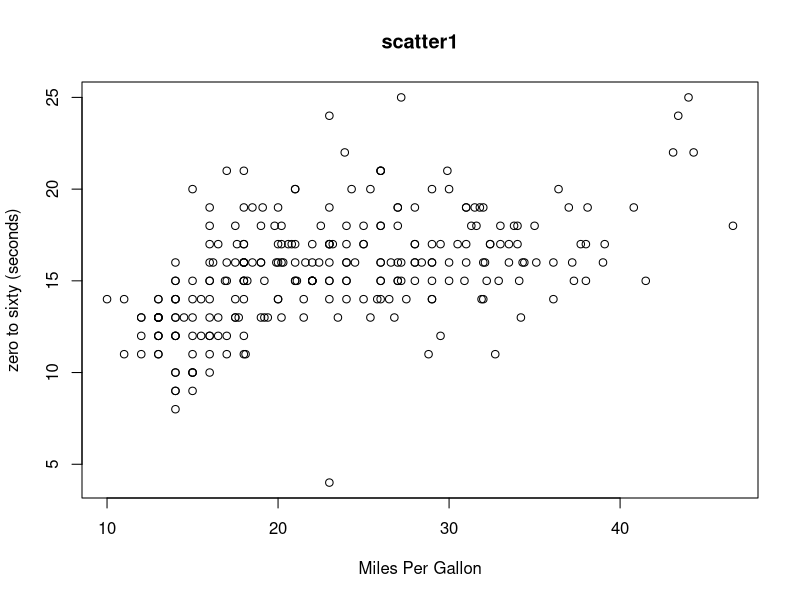
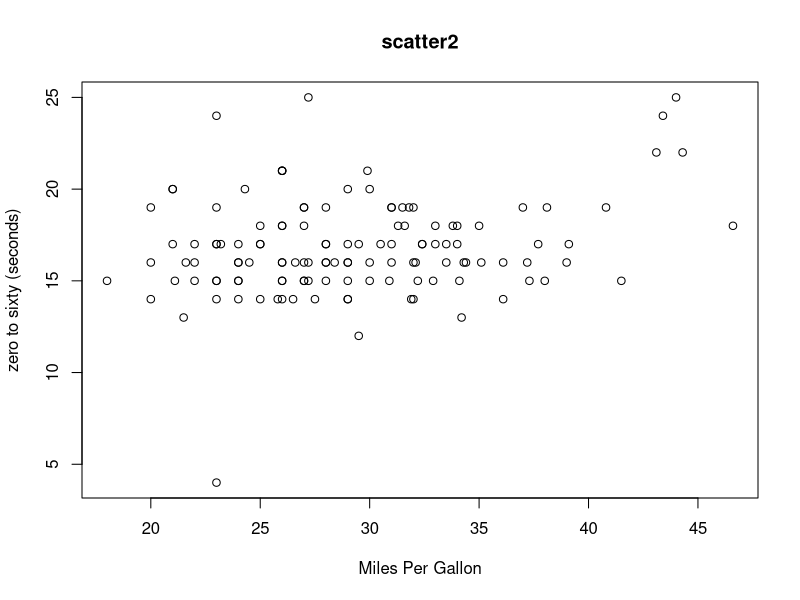
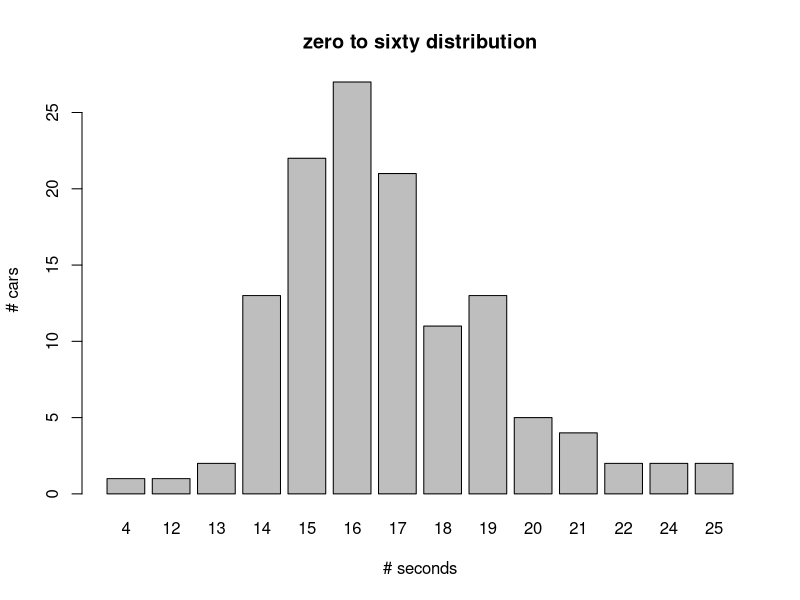
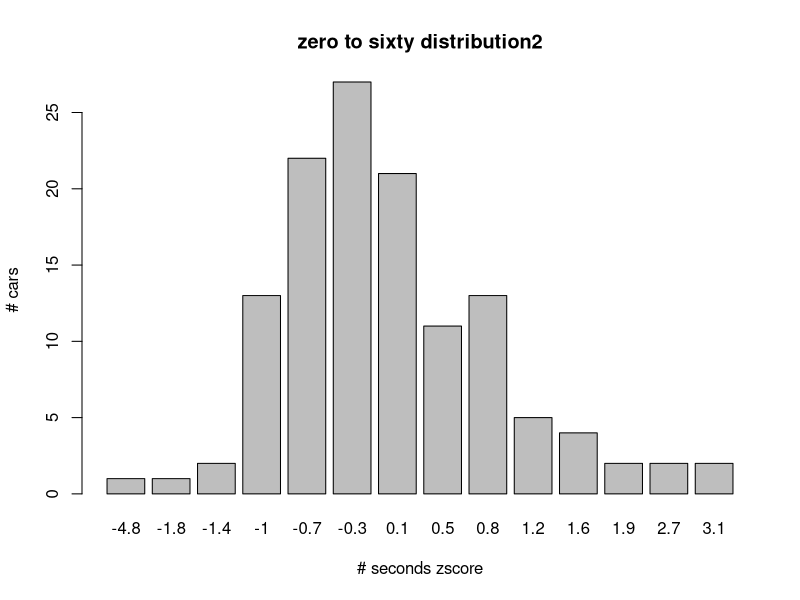

Write the R code that produced these figures, in order.

getwd()

setwd('C:\\Users\\AFMS\\r\\rn\\rw\\dm1\\lecture\\02')
getwd()

## Read in a file
mydata=read.csv("cars1bad.csv",header=TRUE,sep=",")
dim(mydata)
## 262 rows by 8 columns
## let's look at the first few rows
head(mydata)

mydata$cylinders

mydata$brand

head(list(cyl=mydata$cylinders,brand=mydata$brand))

#let's get some summary data via aggregate
aggregate(mydata$cylinders,list(cyl=mydata$cylinders,brand=mydata$brand),length)


# we see a couple of problems. There is one entry in France that should be mapped to Europe 
# and one USA that should be mapped to US.
# Also there is an NA for an entry.Let's see if we can figure out what value should be there.
  
# First let's replace France. with Europe.
which(mydata$brand=='France.')
mydata$brand[1]
#there seems to be a leading space
which(mydata$brand==' France.')
#we could just replace mydata$brand[2] but we can be slick
mydata$brand[which(mydata$brand==' France.')]<-' Europe.'
mydata$brand[which(mydata$brand==' USA.')]<-' US.'

aggregate(mydata$cylinders,list(cyl=mydata$cylinders,brand=mydata$brand),length)

#Now let's deal with the NA
which(is.na(mydata$cylinders))
#that didn't work
mode(mydata$cylinders)
mydata$cylinders<- as.integer(as.character(mydata$cylinders))
which(is.na(mydata$cylinders))
mydata[244,]
#400 cubic inches is a V8 for sure.
mydata$cylinders[244]<-8
aggregate(mydata$cylinders,list(cyl=mydata$cylinders,brand=mydata$brand),length)

# this suggests that only US manufacturers had 8 cylinder motors in the 70s and 80s.

# Next we would like to look at the mean of each column, but we can't take a mean 
# of 'brand' so we will have to do something to remove that column from the mean.

# we saw before that we can get a subset with c()
vars <- c("MPG","cylinders","cubicInches","horsepower","weightLbs","timeToSixty")
newData <-mydata[vars]
head(newData)

aggregate(newData,list(mydata$brand,mydata$cylinders),mean)

# This suggests the US had the weakest 6 cylinder engines and some very heavy cars
# let's do some sorting
  

sort1 <- mydata[order(mydata$MPG), ]
head(sort1)
tail(sort1)

# to get the best mileage we need a descending sort which uses '-'
sort2 <- mydata[order(-mydata$MPG), ]
head(sort2)

sort3 <- mydata[order(mydata$timeToSixty),]
head(sort3)
# that first record looks wrong.  How's a 3500 pound 4 cylinder going to go from
# 0 to 60 in 4 seconds?

#let's investigate further with a scatterplot
plot(mydata$MPG,mydata$timeToSixty,main="scatter1",xlab="Miles Per Gallon",ylab="zero to sixty (seconds)")

# pretty clearly an outlier
# to double check, we will compare our potential outlier to other 4 cylinder cars
smallData <- subset(mydata,cylinders==4,)
dim(smallData)

plot(smallData$MPG,smallData$timeToSixty,main="scatter2",xlab="Miles Per Gallon",ylab="zero to sixty (seconds)")


#let's do a histogram now
counts <- table(smallData$timeToSixty)
counts
barplot(counts,main="zero to sixty distribution",xlab="# seconds",ylab="# cars")

# A useful tool is z-score standardization
# sometimes we will want to replace a column with its z-score transformation
# for our data analysis.
# other times we will want to use it to locate potential outliers
# a z-score much greater than 3 or less than -3 is almost certainly an outlier
# R makes it easy to calculate a mean and standard deviation of a column
mTime <- mean(smallData$timeToSixty)
mSD <- sd(smallData$timeToSixty)
mTime
mSD
# Let's insert z-scores as a column
smallData$timeToSixtyZscore <- round((smallData$timeToSixty - mTime)/mSD,1)
sort3 <- smallData[order(smallData$timeToSixtyZscore), ]
head(sort3)
tail(sort3)

counts <- table(smallData$timeToSixtyZscore)
barplot(counts,main="zero to sixty distribution2",xlab="# seconds zscore",ylab="# cars")

counts

#to deal with outliers, we can either try to estimate a proper value
#we can ask the data provider for a better value, or we can delete
#the row.  Since we have plenty of good data, we will remove this
#record entirely
newData <- subset(mydata,timeToSixty>4,)
dim(newData)

#Another useful transformation is Min-Max normalization
#Once a column is transformed the Min value will be 0, the max will be 1, and
#average values will be around 0.5
myMin = min(newData$timeToSixty)
myMax = max(newData$timeToSixty)
newData$timeMM <- round((newData$timeToSixty - myMin)/(myMax-myMin),1)
head(newData)


sort4 <- newData[order(newData$timeToSixty), ]
head(sort4)
tail(sort4)


#we can now write our cleaned up table back to a csv file
#first check to see if we are in the correct directory
getwd()
write.csv(newData, file = "carsFix2.csv",row.names=FALSE)


#Exercise: Create a a subset data set consisting of the 6 cylinder cars called 
#'sixSubset'
sixSubset = subset(mydata, cylinders==6,)
dim(sixSubset)
dim(mydata)
head(sixSubset)
